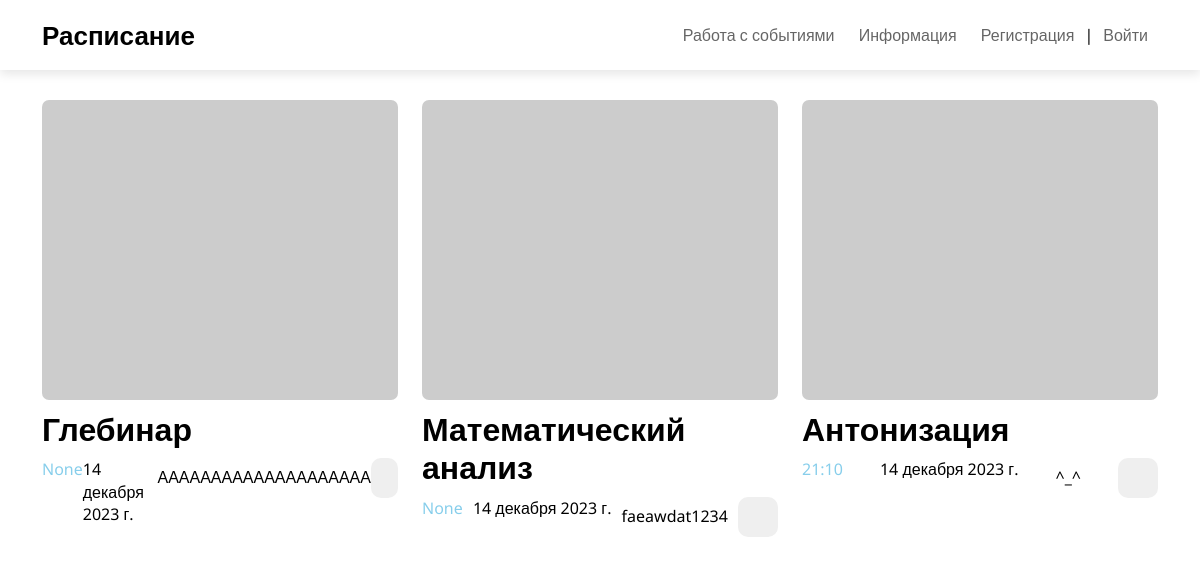
The page / on the database its author committed.
### app1/models.py (models this page shows)
class StudySession(models.Model):
    group = models.CharField(max_length=10)
    title = models.CharField(max_length=255)
    short_title = models.CharField(default="Мат.Анализ", max_length=10, blank=True, null=True)
    session_type = models.PositiveSmallIntegerField(default=0, blank=True, null=True)
    subgroup = models.PositiveSmallIntegerField(default=0, blank=True, null=True)
    comment = models.TextField(default="Здесь могла быть ваша заметка", blank=True, null=True)
    date_start = models.DateField(auto_now_add=True, blank=True)
    time_start = models.TimeField(auto_now_add=True, blank=True)

### app1/views.py (the view)
# urls.py: path('', index),
def index(request):
    studysession = StudySession.objects.all()
    user = request.user
    return render(request, "html/index.html", {"studysession": studysession, "user": user})

### app1/templates/html/index.html (shortened to what this page needs)
<!DOCTYPE html>
{% load static %}
<html lang="ru">
<head>
	<link rel="stylesheet" href="/static/styles/bootstrap-reboot.min.css">
	<link rel="stylesheet" href="/static/styles/bootstrap-grid.min.css">
	<link rel="stylesheet" href="/static/styles/styles.css">
</head>
<body>
	<nav class="navbar">
		<div class="container">
			<a href="/index.html" class="navbar-brand">Расписание</a>
			<ul class="navbar-menu">
				<li><a href="/index_addDel.html">Работа с событиями</a></li>
				<li><a href="/index_info.html">Информация</a></li>
				{% if request.user.is_authenticated %}
				    <li><a style = "color: blue">{{ user.student.get_username }} </a>|<a href="/logout">Выйти</a></li>
				{% else %}
				     <li><a href="/register">Регистрация</a>|<a href="/login">Войти</a></li>
				{% endif %}
			</ul>
		</div>
	</nav>
	<div class="container">
		<div class="row">
		 {% for lesson in studysession %}
			<div class="col-md-4">
				<div class="new">
					<div class = "image">
						<img src = "http://placehold.it/300x400" alt ="">
					</div>
					<div class="info">
						<h3>{{ lesson.title }}</h3>
						<div class="info-description">
							<span class="time">{{ lesson.time_start }}</span>
							<span class="date">{{ lesson.date_start }}</span>
							<span class="description">{{ lesson.comment }}</span>
							<button class="go-to-new"></button>
						</div>
					</div>
				</div>
			</div>
			{% endfor %}
		</div>
	</div>
</body>
</html>

### static/styles/styles.css (style rules this page uses)
body { position: relative; font-family: 'Noto Sans', sans-serif; font-size: 16px; line-height: 1.4; color: #000; min-width: 320px; overflow-x: hidden; height: auto; }
.navbar { width: 100%; height: 70px; box-shadow: 0 4px 10px rgba(0, 0, 0, .1); margin-bottom: 30px; }
.navbar .container { height: inherit; display: flex; justify-content: space-between; align-items: center; }
.navbar-menu { list-style-type: none; padding-left: 0; margin-bottom: 0; }
.navbar-menu li { display: inline-block; }
.navbar-menu li a { display: inline-block; color: #000; opacity: 0.6; text-decoration: none; padding: 10px; transition: all .1s ease-in-out; }
.navbar-brand { font-weight: 700; font-size: 26px; text-decoration: none; color: #000; transition: all .1s ease-in-out; }
.new { margin-bottom: 30px; }
.info { width: inherit; }
.image img { width: 100%; height: 300px; object-fit: cover; border-radius: 7px; }
.image img { margin-bottom: 10px; }
.info h3 { font-size: 32px; font-weight: 700; margin-bottom: 0; }
.info-description { width: inherit; display: flex; justify-content: space-between; margin-top: 10px; }
.go-to-new { border: none; width: 40px; height: 40px; display: flex; align-items: center; justify-content: center; border-radius: 10px; }
.description { display: flex; justify-content: space-between; margin-top: 8px; text-align: justify; }
.time { color: skyblue; }

### rows shown on the page
StudySession: title "Глебинар", time_start "None", date_start "14 декабря 2023 г.", comment "АААААААААААААААААААА"
StudySession: title "Математический анализ", time_start "None", date_start "14 декабря 2023 г.", comment "faeawdat1234"
StudySession: title "Антонизация", time_start "21:10", date_start "14 декабря 2023 г.", comment "^_^"
